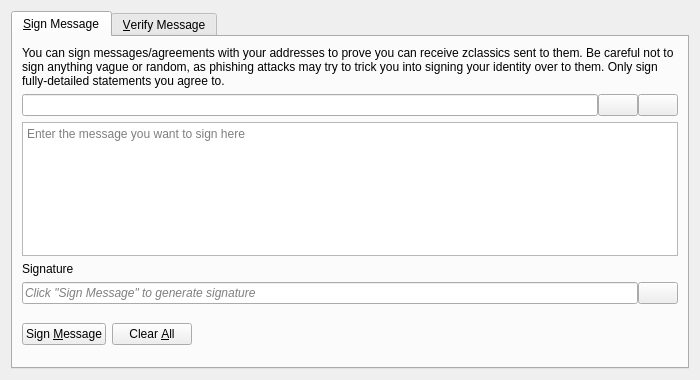
<?xml version="1.0" encoding="UTF-8"?>
<ui version="4.0">
 <class>SignVerifyMessageDialog</class>
 <widget class="QDialog" name="SignVerifyMessageDialog">
  <property name="geometry">
   <rect>
    <x>0</x>
    <y>0</y>
    <width>700</width>
    <height>380</height>
   </rect>
  </property>
  <property name="windowTitle">
   <string>Signatures - Sign / Verify a Message</string>
  </property>
  <property name="modal">
   <bool>true</bool>
  </property>
  <layout class="QVBoxLayout" name="verticalLayout">
   <item>
    <widget class="QTabWidget" name="tabWidget">
     <property name="currentIndex">
      <number>0</number>
     </property>
     <widget class="QWidget" name="tabSignMessage">
      <attribute name="title">
       <string>&amp;Sign Message</string>
      </attribute>
      <layout class="QVBoxLayout" name="verticalLayout_SM">
       <item>
        <widget class="QLabel" name="infoLabel_SM">
         <property name="text">
          <string>You can sign messages/agreements with your addresses to prove you can receive zclassics sent to them. Be careful not to sign anything vague or random, as phishing attacks may try to trick you into signing your identity over to them. Only sign fully-detailed statements you agree to.</string>
         </property>
         <property name="textFormat">
          <enum>Qt::PlainText</enum>
         </property>
         <property name="wordWrap">
          <bool>true</bool>
         </property>
        </widget>
       </item>
       <item>
        <layout class="QHBoxLayout" name="horizontalLayout_1_SM">
         <property name="spacing">
          <number>0</number>
         </property>
         <item>
          <widget class="QValidatedLineEdit" name="addressIn_SM">
           <property name="toolTip">
            <string>The Zclassic address to sign the message with</string>
           </property>
          </widget>
         </item>
         <item>
          <widget class="QPushButton" name="addressBookButton_SM">
           <property name="toolTip">
            <string>Choose previously used address</string>
           </property>
           <property name="text">
            <string/>
           </property>
           <property name="icon">
            <iconset resource="../bitcoin.qrc">
             <normaloff>:/icons/address-book</normaloff>:/icons/address-book</iconset>
           </property>
           <property name="shortcut">
            <string>Alt+A</string>
           </property>
           <property name="autoDefault">
            <bool>false</bool>
           </property>
          </widget>
         </item>
         <item>
          <widget class="QPushButton" name="pasteButton_SM">
           <property name="toolTip">
            <string>Paste address from clipboard</string>
           </property>
           <property name="text">
            <string/>
           </property>
           <property name="icon">
            <iconset resource="../bitcoin.qrc">
             <normaloff>:/icons/editpaste</normaloff>:/icons/editpaste</iconset>
           </property>
           <property name="shortcut">
            <string>Alt+P</string>
           </property>
           <property name="autoDefault">
            <bool>false</bool>
           </property>
          </widget>
         </item>
        </layout>
       </item>
       <item>
        <widget class="QPlainTextEdit" name="messageIn_SM">
         <property name="toolTip">
          <string>Enter the message you want to sign here</string>
         </property>
         <property name="placeholderText">
          <string>Enter the message you want to sign here</string>
         </property>
        </widget>
       </item>
       <item>
        <widget class="QLabel" name="signatureLabel_SM">
         <property name="text">
          <string>Signature</string>
         </property>
         <property name="textFormat">
          <enum>Qt::PlainText</enum>
         </property>
        </widget>
       </item>
       <item>
        <layout class="QHBoxLayout" name="horizontalLayout_2_SM">
         <property name="spacing">
          <number>0</number>
         </property>
         <item>
          <widget class="QLineEdit" name="signatureOut_SM">
           <property name="placeholderText">
            <string>Click "Sign Message" to generate signature</string>
           </property>
           <property name="font">
            <font>
             <italic>true</italic>
            </font>
           </property>
           <property name="readOnly">
            <bool>true</bool>
           </property>
          </widget>
         </item>
         <item>
          <widget class="QPushButton" name="copySignatureButton_SM">
           <property name="toolTip">
            <string>Copy the current signature to the system clipboard</string>
           </property>
           <property name="text">
            <string/>
           </property>
           <property name="icon">
            <iconset resource="../bitcoin.qrc">
             <normaloff>:/icons/editcopy</normaloff>:/icons/editcopy</iconset>
           </property>
           <property name="autoDefault">
            <bool>false</bool>
           </property>
          </widget>
         </item>
        </layout>
       </item>
       <item>
        <layout class="QHBoxLayout" name="horizontalLayout_3_SM">
         <item>
          <widget class="QPushButton" name="signMessageButton_SM">
           <property name="toolTip">
            <string>Sign the message to prove you own this Zclassic address</string>
           </property>
           <property name="text">
            <string>Sign &amp;Message</string>
           </property>
           <property name="icon">
            <iconset resource="../bitcoin.qrc">
             <normaloff>:/icons/edit</normaloff>:/icons/edit</iconset>
           </property>
           <property name="autoDefault">
            <bool>false</bool>
           </property>
          </widget>
         </item>
         <item>
          <widget class="QPushButton" name="clearButton_SM">
           <property name="toolTip">
            <string>Reset all sign message fields</string>
           </property>
           <property name="text">
            <string>Clear &amp;All</string>
           </property>
           <property name="icon">
            <iconset resource="../bitcoin.qrc">
             <normaloff>:/icons/remove</normaloff>:/icons/remove</iconset>
           </property>
           <property name="autoDefault">
            <bool>false</bool>
           </property>
          </widget>
         </item>
         <item>
          <spacer name="horizontalSpacer_1_SM">
           <property name="orientation">
            <enum>Qt::Horizontal</enum>
           </property>
           <property name="sizeHint" stdset="0">
            <size>
             <width>40</width>
             <height>48</height>
            </size>
           </property>
          </spacer>
         </item>
         <item>
          <widget class="QLabel" name="statusLabel_SM">
           <property name="font">
            <font>
             <weight>75</weight>
             <bold>true</bold>
            </font>
           </property>
           <property name="text">
            <string/>
           </property>
           <property name="wordWrap">
            <bool>true</bool>
           </property>
          </widget>
         </item>
         <item>
          <spacer name="horizontalSpacer_2_SM">
           <property name="orientation">
            <enum>Qt::Horizontal</enum>
           </property>
           <property name="sizeHint" stdset="0">
            <size>
             <width>40</width>
             <height>48</height>
            </size>
           </property>
          </spacer>
         </item>
        </layout>
       </item>
      </layout>
     </widget>
     <widget class="QWidget" name="tabVerifyMessage">
      <attribute name="title">
       <string>&amp;Verify Message</string>
      </attribute>
      <layout class="QVBoxLayout" name="verticalLayout_VM">
       <item>
        <widget class="QLabel" name="infoLabel_VM">
         <property name="text">
          <string>Enter the receiver's address, message (ensure you copy line breaks, spaces, tabs, etc. exactly) and signature below to verify the message. Be careful not to read more into the signature than what is in the signed message itself, to avoid being tricked by a man-in-the-middle attack. Note that this only proves the signing party receives with the address, it cannot prove sendership of any transaction!</string>
         </property>
         <property name="textFormat">
          <enum>Qt::PlainText</enum>
         </property>
         <property name="alignment">
          <set>Qt::AlignLeading|Qt::AlignLeft|Qt::AlignTop</set>
         </property>
         <property name="wordWrap">
          <bool>true</bool>
         </property>
        </widget>
       </item>
       <item>
        <layout class="QHBoxLayout" name="horizontalLayout_1_VM">
         <property name="spacing">
          <number>0</number>
         </property>
         <item>
          <widget class="QValidatedLineEdit" name="addressIn_VM">
           <property name="toolTip">
            <string>The Zclassic address the message was signed with</string>
           </property>
          </widget>
         </item>
         <item>
          <widget class="QPushButton" name="addressBookButton_VM">
           <property name="toolTip">
            <string>Choose previously used address</string>
           </property>
           <property name="text">
            <string/>
           </property>
           <property name="icon">
            <iconset resource="../bitcoin.qrc">
             <normaloff>:/icons/address-book</normaloff>:/icons/address-book</iconset>
           </property>
           <property name="shortcut">
            <string>Alt+A</string>
           </property>
           <property name="autoDefault">
            <bool>false</bool>
           </property>
          </widget>
         </item>
        </layout>
       </item>
       <item>
        <widget class="QPlainTextEdit" name="messageIn_VM">
          <property name="toolTip">
            <string>The signed message to verify</string>
          </property>
          <property name="placeholderText">
            <string>The signed message to verify</string>
          </property>
        </widget>
       </item>
       <item>
        <widget class="QValidatedLineEdit" name="signatureIn_VM">
          <property name="toolTip">
            <string>The signature given when the message was signed</string>
          </property>
          <property name="placeholderText">
            <string>The signature given when the message was signed</string>
          </property>
        </widget>
       </item>
       <item>
        <layout class="QHBoxLayout" name="horizontalLayout_2_VM">
         <item>
          <widget class="QPushButton" name="verifyMessageButton_VM">
           <property name="toolTip">
            <string>Verify the message to ensure it was signed with the specified Zclassic address</string>
           </property>
           <property name="text">
            <string>Verify &amp;Message</string>
           </property>
           <property name="icon">
            <iconset resource="../bitcoin.qrc">
             <normaloff>:/icons/transaction_0</normaloff>:/icons/transaction_0</iconset>
           </property>
           <property name="autoDefault">
            <bool>false</bool>
           </property>
          </widget>
         </item>
         <item>
          <widget class="QPushButton" name="clearButton_VM">
           <property name="toolTip">
            <string>Reset all verify message fields</string>
           </property>
           <property name="text">
            <string>Clear &amp;All</string>
           </property>
           <property name="icon">
            <iconset resource="../bitcoin.qrc">
             <normaloff>:/icons/remove</normaloff>:/icons/remove</iconset>
           </property>
           <property name="autoDefault">
            <bool>false</bool>
           </property>
          </widget>
         </item>
         <item>
          <spacer name="horizontalSpacer_1_VM">
           <property name="orientation">
            <enum>Qt::Horizontal</enum>
           </property>
           <property name="sizeHint" stdset="0">
            <size>
             <width>40</width>
             <height>48</height>
            </size>
           </property>
          </spacer>
         </item>
         <item>
          <widget class="QLabel" name="statusLabel_VM">
           <property name="font">
            <font>
             <weight>75</weight>
             <bold>true</bold>
            </font>
           </property>
           <property name="text">
            <string/>
           </property>
           <property name="wordWrap">
            <bool>true</bool>
           </property>
          </widget>
         </item>
         <item>
          <spacer name="horizontalSpacer_2_VM">
           <property name="orientation">
            <enum>Qt::Horizontal</enum>
           </property>
           <property name="sizeHint" stdset="0">
            <size>
             <width>40</width>
             <height>48</height>
            </size>
           </property>
          </spacer>
         </item>
        </layout>
       </item>
      </layout>
     </widget>
    </widget>
   </item>
  </layout>
 </widget>
 <customwidgets>
  <customwidget>
   <class>QValidatedLineEdit</class>
   <extends>QLineEdit</extends>
   <header>qt/qvalidatedlineedit.h</header>
  </customwidget>
 </customwidgets>
 <resources>
  <include location="../bitcoin.qrc"/>
 </resources>
 <connections/>
</ui>
